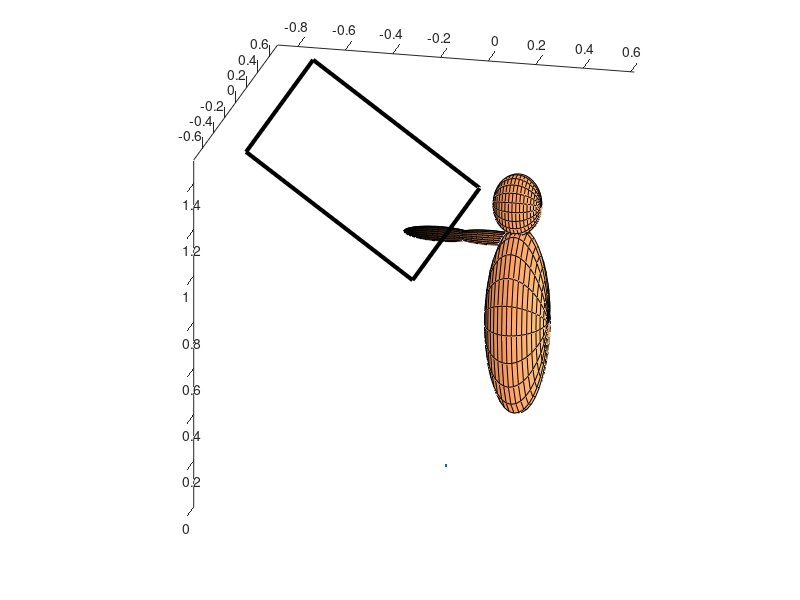

Here is the MATLAB script that generated this plot:
%%% 3D plot of a primitive man at VRROOM
%% PATTON 27-June-2006
% all arguements are optional

function plotVRROOMman(trunkCenter,mirrorCenter,mirrorPitch)

if ~exist('trunkCenter');  trunkCenter=[0,.65,.3];  end % not used yet
if ~exist('mirrorCenter'); mirrorCenter=[0,1.25,-.35]; end % not used yet
if ~exist('mirrorPitch');  mirrorPitch=60;  end              % degrees

%% head      
colormap('copper')
plot3(0,0,0,'.'); hold on

%% trunk      
trunkRadii=[.2 .4 .13];
ellipsoid(trunkCenter(1),trunkCenter(2),trunkCenter(3), ...
           trunkRadii(1),trunkRadii(2),trunkRadii(3)); 

%% head      
head=trunkCenter+[0,.5,0]; 
headRadii=[.1 .13 .1];
ellipsoid(head(1),head(2),head(3), ...
          headRadii(1),headRadii(2),headRadii(3)); 

%% humerous      
humerous=trunkCenter+[.14,.3,-.15]; 
humerousRadii=[.03 .03 .15];
ellipsoid(humerous(1),humerous(2),humerous(3), ...
          humerousRadii(1),humerousRadii(2),humerousRadii(3)); 
      
%% arm      
arm=trunkCenter+[.14,.3,-.36]; 
armRadii=[.03 .03 .15];
ellipsoid(arm(1),arm(2),arm(3), ...
          armRadii(1),armRadii(2),armRadii(3)); 

%% VRROOM screen      
plot3([-.6 .6 .6 -.6 -.6],  ...
      [1 1 1.5 1.5 1],      ...
      [0 0 -.7 -.7 0],      ...
      'k', 'linewidth', 3); % 

campos([-1,1.1,.1])
camup([0 1 0])
axis equal